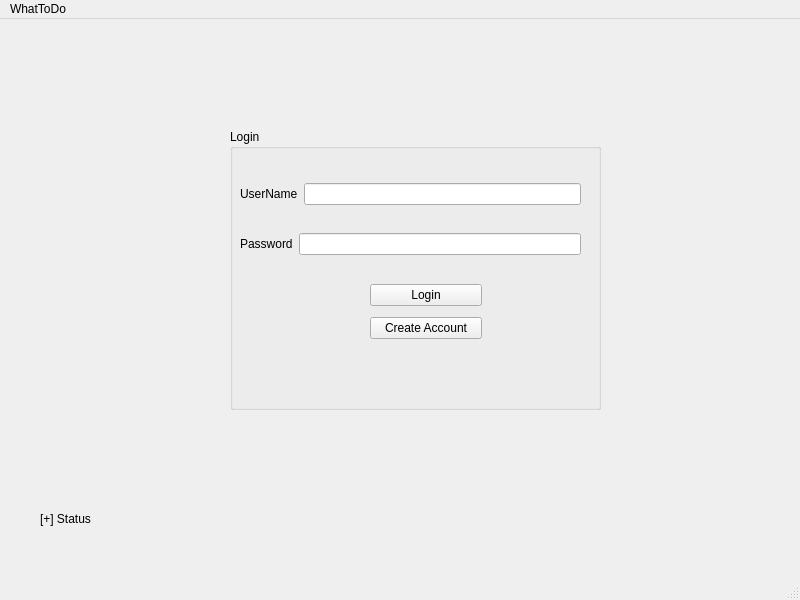
<?xml version="1.0" encoding="UTF-8"?>
<ui version="4.0">
 <class>Login</class>
 <widget class="QMainWindow" name="Login">
  <property name="geometry">
   <rect>
    <x>0</x>
    <y>0</y>
    <width>800</width>
    <height>600</height>
   </rect>
  </property>
  <property name="windowTitle">
   <string>Login</string>
  </property>
  <widget class="QWidget" name="centralwidget">
   <widget class="QLabel" name="label">
    <property name="geometry">
     <rect>
      <x>40</x>
      <y>490</y>
      <width>201</width>
      <height>20</height>
     </rect>
    </property>
    <property name="text">
     <string>[+] Status</string>
    </property>
   </widget>
   <widget class="QGroupBox" name="LogInGroupBox">
    <property name="geometry">
     <rect>
      <x>230</x>
      <y>110</y>
      <width>371</width>
      <height>281</height>
     </rect>
    </property>
    <property name="title">
     <string>Login</string>
    </property>
    <widget class="QWidget" name="layoutWidget">
     <property name="geometry">
      <rect>
       <x>10</x>
       <y>50</y>
       <width>341</width>
       <height>30</height>
      </rect>
     </property>
     <layout class="QHBoxLayout" name="UserNamehorizontalLayout">
      <item>
       <widget class="QLabel" name="UserNameLabel">
        <property name="text">
         <string>UserName</string>
        </property>
       </widget>
      </item>
      <item>
       <widget class="QLineEdit" name="UserNameLineEdit"/>
      </item>
     </layout>
    </widget>
    <widget class="QWidget" name="layoutWidget">
     <property name="geometry">
      <rect>
       <x>10</x>
       <y>100</y>
       <width>341</width>
       <height>30</height>
      </rect>
     </property>
     <layout class="QHBoxLayout" name="PasswordNamehorizontalLayout">
      <item>
       <widget class="QLabel" name="PasswordLabel">
        <property name="minimumSize">
         <size>
          <width>0</width>
          <height>0</height>
         </size>
        </property>
        <property name="text">
         <string>Password</string>
        </property>
       </widget>
      </item>
      <item>
       <widget class="QLineEdit" name="PasswordLineEdit">
        <property name="echoMode">
         <enum>QLineEdit::Password</enum>
        </property>
       </widget>
      </item>
     </layout>
    </widget>
    <widget class="QWidget" name="layoutWidget">
     <property name="geometry">
      <rect>
       <x>140</x>
       <y>150</y>
       <width>112</width>
       <height>67</height>
      </rect>
     </property>
     <layout class="QVBoxLayout" name="verticalLayout">
      <item>
       <widget class="QPushButton" name="LoginPushButton">
        <property name="text">
         <string>Login</string>
        </property>
       </widget>
      </item>
      <item>
       <widget class="QPushButton" name="CrreateAccountPushButton">
        <property name="text">
         <string>Create Account</string>
        </property>
        <property name="default">
         <bool>false</bool>
        </property>
       </widget>
      </item>
     </layout>
    </widget>
   </widget>
  </widget>
  <widget class="QMenuBar" name="menubar">
   <property name="geometry">
    <rect>
     <x>0</x>
     <y>0</y>
     <width>800</width>
     <height>25</height>
    </rect>
   </property>
   <widget class="QMenu" name="menuWhatToDo">
    <property name="title">
     <string>WhatToDo</string>
    </property>
   </widget>
   <addaction name="menuWhatToDo"/>
  </widget>
  <widget class="QStatusBar" name="statusbar"/>
 </widget>
 <resources/>
 <connections/>
</ui>
